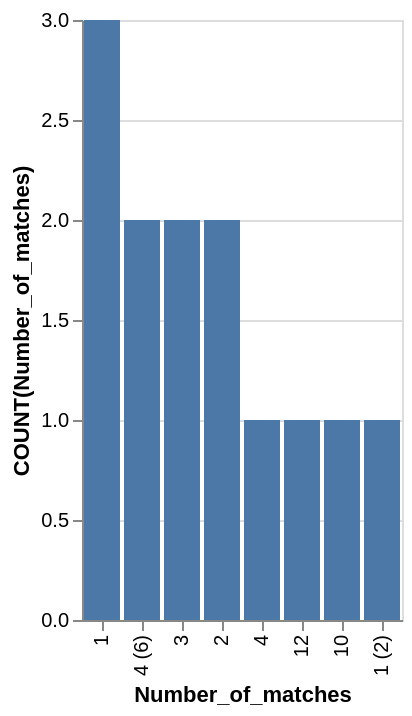

Specify this chart in Vega-Lite:
### Vega-Lite specification from a JSON file in a GitHub repository (floating-point values rounded to 4 significant figures)
{"data": {"values": [{"x_data": "1", "y_data": 3}, {"x_data": "4 (6)", "y_data": 2}, {"x_data": "3", "y_data": 2}, {"x_data": "2", "y_data": 2}, {"x_data": "4", "y_data": 1}, {"x_data": "12", "y_data": 1}, {"x_data": "10", "y_data": 1}, {"x_data": "1 (2)", "y_data": 1}]}, "mark": "bar", "encoding": {"x": {"field": "x_data", "type": "nominal", "title": "Number_of_matches", "sort": {"op": "sum", "field": "y_data", "order": "descending"}}, "y": {"field": "y_data", "type": "quantitative", "title": "COUNT(Number_of_matches)"}}}
